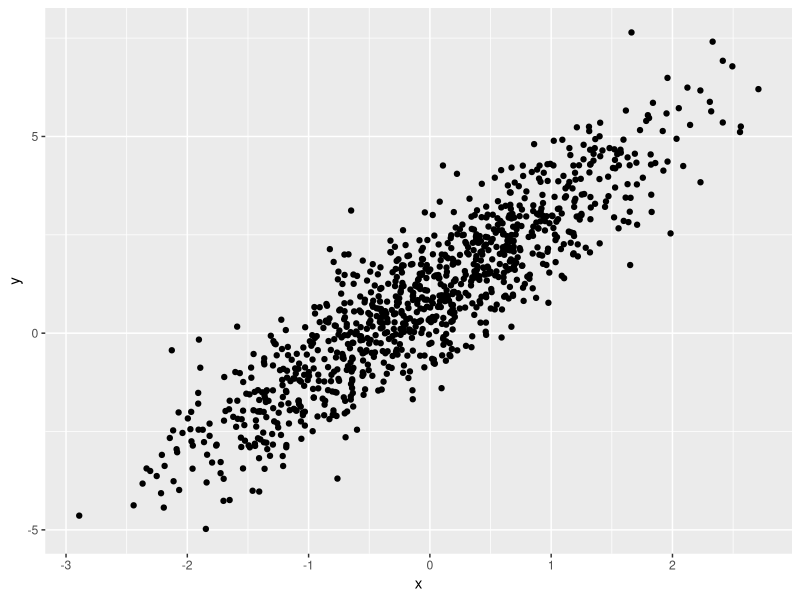
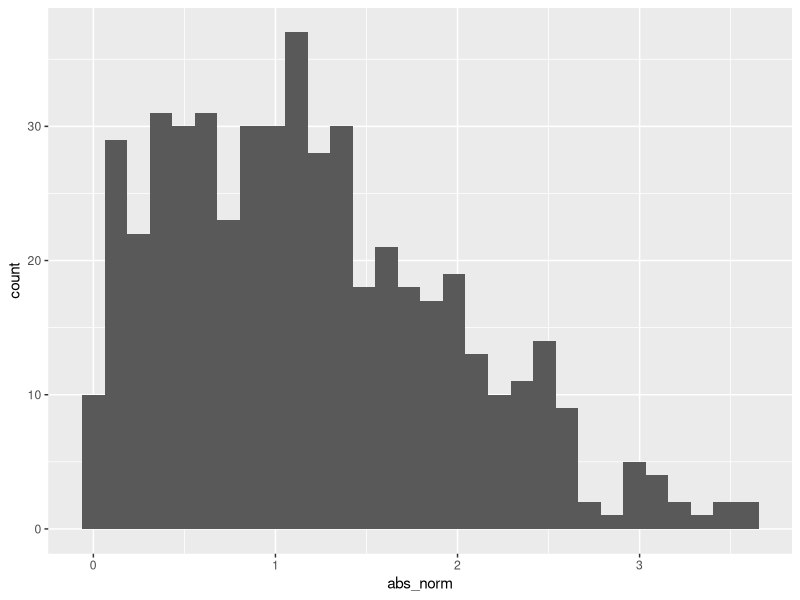

The R script that drew these images, in order:
## ---- chunk 1
library(tidyverse)
## ---- chunk 2
samp = rnorm(100)
length(samp)
## ---- chunk 3
plot_df =
  tibble(
    x = rnorm(n = 1000),
    y = 1 + 2 * x + rnorm(n=1000)
  )
## ---- chunk 4
ggplot(plot_df, aes(x = x, y = y)) + geom_point()
## ---- chunk 5
la_df =
  tibble(
    norm = rnorm(n = 500, mean = 1),
    logical = norm > 0,
    abs_norm = abs(norm)
  )

ggplot(la_df, aes(x = abs_norm)) + geom_histogram()
